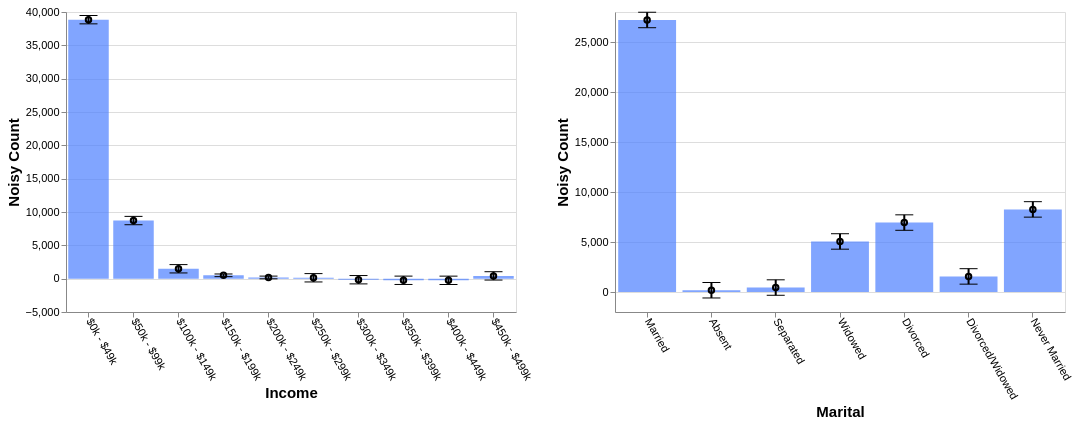

The Vega-Lite source for this figure:
### Vega-Lite specification from a JSON file in a GitHub repository (floating-point values rounded to 4 significant figures)
{"config": {"view": {"continuousWidth": 400, "continuousHeight": 300}, "axis": {"labelFontSize": 11, "titleFontSize": 15}, "axisBottom": {"labelAngle": 60}}, "hconcat": [{"layer": [{"mark": "bar", "encoding": {"color": {"value": "transparent"}, "tooltip": [{"aggregate": "sum", "field": "noisy_count", "title": "noisy count", "type": "quantitative"}, {"aggregate": "sum", "field": "error", "title": "error", "type": "quantitative"}], "x": {"field": "income", "sort": null, "title": "Income", "type": "ordinal"}}, "height": 300, "selection": {"selector575": {"type": "interval", "encodings": ["x"]}}, "transform": [{"filter": {"selection": "selector576"}}], "width": 450}, {"mark": {"type": "bar", "color": "#4C7FFF", "opacity": 0.7}, "encoding": {"x": {"field": "income", "sort": null, "title": "Income", "type": "ordinal"}, "y": {"aggregate": "sum", "field": "noisy_count", "type": "quantitative"}}, "transform": [{"filter": {"selection": "selector576"}}]}, {"mark": {"type": "tick", "color": "black", "width": 0}, "encoding": {"x": {"field": "income", "sort": null, "title": "Income", "type": "ordinal"}, "y": {"aggregate": "sum", "field": "plus_error", "type": "quantitative"}}, "transform": [{"filter": {"selection": "selector576"}}]}, {"mark": {"type": "tick", "color": "black", "width": 0}, "encoding": {"x": {"field": "income", "sort": null, "title": "Income", "type": "ordinal"}, "y": {"aggregate": "sum", "field": "minus_error", "type": "quantitative"}}, "transform": [{"filter": {"selection": "selector576"}}]}, {"mark": {"type": "point", "color": "black"}, "encoding": {"x": {"field": "income", "sort": null, "title": "Income", "type": "ordinal"}, "y": {"aggregate": "sum", "field": "noisy_count", "title": "Noisy Count", "type": "quantitative"}}, "transform": [{"filter": {"selection": "selector576"}}]}, {"mark": {"type": "rule", "size": 2}, "encoding": {"x": {"field": "income", "sort": null, "title": "Income", "type": "ordinal"}, "y": {"aggregate": "sum", "field": "plus_error", "title": "", "type": "quantitative"}, "y2": {"aggregate": "sum", "field": "minus_error", "title": ""}}, "transform": [{"filter": {"selection": "selector576"}}]}]}, {"layer": [{"mark": "bar", "encoding": {"color": {"value": "transparent"}, "tooltip": [{"aggregate": "sum", "field": "noisy_count", "title": "noisy count", "type": "quantitative"}, {"aggregate": "sum", "field": "error", "title": "error", "type": "quantitative"}], "x": {"field": "marital", "sort": null, "title": "Marital", "type": "ordinal"}}, "height": 300, "selection": {"selector576": {"type": "interval", "encodings": ["x"]}}, "transform": [{"filter": {"selection": "selector575"}}], "width": 450}, {"mark": {"type": "bar", "color": "#4C7FFF", "opacity": 0.7}, "encoding": {"x": {"field": "marital", "sort": null, "title": "Marital", "type": "ordinal"}, "y": {"aggregate": "sum", "field": "noisy_count", "type": "quantitative"}}, "transform": [{"filter": {"selection": "selector575"}}]}, {"mark": {"type": "tick", "color": "black", "width": 0}, "encoding": {"x": {"field": "marital", "sort": null, "title": "Marital", "type": "ordinal"}, "y": {"aggregate": "sum", "field": "plus_error", "type": "quantitative"}}, "transform": [{"filter": {"selection": "selector575"}}]}, {"mark": {"type": "tick", "color": "black", "width": 0}, "encoding": {"x": {"field": "marital", "sort": null, "title": "Marital", "type": "ordinal"}, "y": {"aggregate": "sum", "field": "minus_error", "type": "quantitative"}}, "transform": [{"filter": {"selection": "selector575"}}]}, {"mark": {"type": "point", "color": "black"}, "encoding": {"x": {"field": "marital", "sort": null, "title": "Marital", "type": "ordinal"}, "y": {"aggregate": "sum", "field": "noisy_count", "title": "Noisy Count", "type": "quantitative"}}, "transform": [{"filter": {"selection": "selector575"}}]}, {"mark": {"type": "rule", "size": 2}, "encoding": {"x": {"field": "marital", "sort": null, "title": "Marital", "type": "ordinal"}, "y": {"aggregate": "sum", "field": "plus_error", "title": "", "type": "quantitative"}, "y2": {"aggregate": "sum", "field": "minus_error", "title": ""}}, "transform": [{"filter": {"selection": "selector575"}}]}]}], "data": {"name": "data-724bbb1f54b10d8a7cefd90d7addc8b7"}, "$schema": "https://vega.github.io/schema/vega-lite/v4.17.0.json", "datasets": {"data-724bbb1f54b10d8a7cefd90d7addc8b7": [{"income": "$0k - $49k", "marital": "Married", "noisy_count": 18780.0, "true_count": 18730.0, "plus_error": 18870.0, "minus_error": 18690.0, "error": 89.4}, {"income": "$0k - $49k", "marital": "Absent", "noisy_count": 22.6, "true_count": 91.0, "plus_error": 112.1, "minus_error": -66.8, "error": 89.4}, {"income": "$0k - $49k", "marital": "Separated", "noisy_count": 589.5, "true_count": 622.0, "plus_error": 679.0, "minus_error": 500.1, "error": 89.4}, {"income": "$0k - $49k", "marital": "Widowed", "noisy_count": 4653.0, "true_count": 4450.0, "plus_error": 4743.0, "minus_error": 4564.0, "error": 89.4}, {"income": "$0k - $49k", "marital": "Divorced", "noisy_count": 6034.0, "true_count": 6076.0, "plus_error": 6123.0, "minus_error": 5944.0, "error": 89.4}, {"income": "$0k - $49k", "marital": "Divorced/Widowed", "noisy_count": 1254.0, "true_count": 1315.0, "plus_error": 1343.0, "minus_error": 1164.0, "error": 89.4}, {"income": "$0k - $49k", "marital": "Never Married", "noisy_count": 7514.0, "true_count": 7665.0, "plus_error": 7604.0, "minus_error": 7425.0, "error": 89.4}, {"income": "$50k - $99k", "marital": "Married", "noisy_count": 6776.0, "true_count": 6704.0, "plus_error": 6866.0, "minus_error": 6687.0, "error": 89.4}, {"income": "$50k - $99k", "marital": "Absent", "noisy_count": -12.1, "true_count": 24.0, "plus_error": 77.4, "minus_error": -101.5, "error": 89.4}, {"income": "$50k - $99k", "marital": "Separated", "noisy_count": 43.8, "true_count": 76.0, "plus_error": 133.2, "minus_error": -45.7, "error": 89.4}, {"income": "$50k - $99k", "marital": "Widowed", "noisy_count": 260.4, "true_count": 250.0, "plus_error": 349.8, "minus_error": 171.0, "error": 89.4}, {"income": "$50k - $99k", "marital": "Divorced", "noisy_count": 591.5, "true_count": 650.0, "plus_error": 680.9, "minus_error": 502.0, "error": 89.4}, {"income": "$50k - $99k", "marital": "Divorced/Widowed", "noisy_count": 155.1, "true_count": 75.0, "plus_error": 244.5, "minus_error": 65.6, "error": 89.4}, {"income": "$50k - $99k", "marital": "Never Married", "noisy_count": 902.5, "true_count": 748.0, "plus_error": 991.9, "minus_error": 813.0, "error": 89.4}, {"income": "$100k - $149k", "marital": "Married", "noisy_count": 976.2, "true_count": 937.0, "plus_error": 1066.0, "minus_error": 886.8, "error": 89.4}, {"income": "$100k - $149k", "marital": "Absent", "noisy_count": 109.4, "true_count": 2.0, "plus_error": 198.8, "minus_error": 20.0, "error": 89.4}, {"income": "$100k - $149k", "marital": "Separated", "noisy_count": -1.1, "true_count": 8.0, "plus_error": 88.3, "minus_error": -90.5, "error": 89.4}, {"income": "$100k - $149k", "marital": "Widowed", "noisy_count": 157.4, "true_count": 22.0, "plus_error": 246.8, "minus_error": 68.0, "error": 89.4}, {"income": "$100k - $149k", "marital": "Divorced", "noisy_count": 150.1, "true_count": 78.0, "plus_error": 239.5, "minus_error": 60.6, "error": 89.4}, {"income": "$100k - $149k", "marital": "Divorced/Widowed", "noisy_count": -21.8, "true_count": 7.0, "plus_error": 67.6, "minus_error": -111.3, "error": 89.4}, {"income": "$100k - $149k", "marital": "Never Married", "noisy_count": 115.2, "true_count": 95.0, "plus_error": 204.7, "minus_error": 25.8, "error": 89.4}, {"income": "$150k - $199k", "marital": "Married", "noisy_count": 518.5, "true_count": 524.0, "plus_error": 547.0, "minus_error": 490.1, "error": 28.4}, {"income": "$150k - $199k", "marital": "Absent", "noisy_count": 30.4, "true_count": 0.0, "plus_error": 58.8, "minus_error": 1.9, "error": 28.4}, {"income": "$150k - $199k", "marital": "Separated", "noisy_count": -33.2, "true_count": 4.0, "plus_error": -4.8, "minus_error": -61.7, "error": 28.4}, {"income": "$150k - $199k", "marital": "Widowed", "noisy_count": -13.6, "true_count": 7.0, "plus_error": 14.8, "minus_error": -42.0, "error": 28.4}, {"income": "$150k - $199k", "marital": "Divorced", "noisy_count": -19.2, "true_count": 27.0, "plus_error": 9.3, "minus_error": -47.6, "error": 28.4}, {"income": "$150k - $199k", "marital": "Divorced/Widowed", "noisy_count": -3.0, "true_count": 3.0, "plus_error": 25.4, "minus_error": -31.5, "error": 28.4}, {"income": "$150k - $199k", "marital": "Never Married", "noisy_count": 23.9, "true_count": 44.0, "plus_error": 52.4, "minus_error": -4.5, "error": 28.4}, {"income": "$200k - $249k", "marital": "Married", "noisy_count": 103.5, "true_count": 111.0, "plus_error": 132.7, "minus_error": 74.3, "error": 29.2}, {"income": "$200k - $249k", "marital": "Absent", "noisy_count": 49.4, "true_count": 0.0, "plus_error": 78.7, "minus_error": 20.2, "error": 29.2}, {"income": "$200k - $249k", "marital": "Separated", "noisy_count": -26.8, "true_count": 1.0, "plus_error": 2.4, "minus_error": -56.0, "error": 29.2}, {"income": "$200k - $249k", "marital": "Widowed", "noisy_count": -8.4, "true_count": 4.0, "plus_error": 20.8, "minus_error": -37.6, "error": 29.2}, {"income": "$200k - $249k", "marital": "Divorced", "noisy_count": 33.2, "true_count": 13.0, "plus_error": 62.4, "minus_error": 3.9, "error": 29.2}, {"income": "$200k - $249k", "marital": "Divorced/Widowed", "noisy_count": 58.8, "true_count": 3.0, "plus_error": 88.1, "minus_error": 29.6, "error": 29.2}, {"income": "$200k - $249k", "marital": "Never Married", "noisy_count": -29.9, "true_count": 5.0, "plus_error": -0.7, "minus_error": -59.1, "error": 29.2}, {"income": "$250k - $299k", "marital": "Married", "noisy_count": 113.8, "true_count": 41.0, "plus_error": 203.3, "minus_error": 24.4, "error": 89.4}, {"income": "$250k - $299k", "marital": "Absent", "noisy_count": 75.7, "true_count": 0.0, "plus_error": 165.1, "minus_error": -13.8, "error": 89.4}, {"income": "$250k - $299k", "marital": "Separated", "noisy_count": -108.6, "true_count": 0.0, "plus_error": -19.2, "minus_error": -198.0, "error": 89.4}, {"income": "$250k - $299k", "marital": "Widowed", "noisy_count": -47.1, "true_count": 0.0, "plus_error": 42.4, "minus_error": -136.5, "error": 89.4}, {"income": "$250k - $299k", "marital": "Divorced", "noisy_count": 36.4, "true_count": 5.0, "plus_error": 125.8, "minus_error": -53.1, "error": 89.4}, {"income": "$250k - $299k", "marital": "Divorced/Widowed", "noisy_count": 6.6, "true_count": 0.0, "plus_error": 96.1, "minus_error": -82.8, "error": 89.4}, {"income": "$250k - $299k", "marital": "Never Married", "noisy_count": 57.3, "true_count": 0.0, "plus_error": 146.8, "minus_error": -32.1, "error": 89.4}, {"income": "$300k - $349k", "marital": "Married", "noisy_count": -55.9, "true_count": 11.0, "plus_error": 33.6, "minus_error": -145.3, "error": 89.4}, {"income": "$300k - $349k", "marital": "Absent", "noisy_count": 90.2, "true_count": 0.0, "plus_error": 179.6, "minus_error": 0.7, "error": 89.4}, {"income": "$300k - $349k", "marital": "Separated", "noisy_count": -157.3, "true_count": 0.0, "plus_error": -67.8, "minus_error": -246.7, "error": 89.4}, {"income": "$300k - $349k", "marital": "Widowed", "noisy_count": 4.7, "true_count": 0.0, "plus_error": 94.1, "minus_error": -84.8, "error": 89.4}, {"income": "$300k - $349k", "marital": "Divorced", "noisy_count": 72.4, "true_count": 1.0, "plus_error": 161.8, "minus_error": -17.1, "error": 89.4}, {"income": "$300k - $349k", "marital": "Divorced/Widowed", "noisy_count": 50.5, "true_count": 0.0, "plus_error": 139.9, "minus_error": -39.0, "error": 89.4}, {"income": "$300k - $349k", "marital": "Never Married", "noisy_count": -161.8, "true_count": 0.0, "plus_error": -72.3, "minus_error": -251.2, "error": 89.4}, {"income": "$350k - $399k", "marital": "Married", "noisy_count": 72.1, "true_count": 2.0, "plus_error": 161.6, "minus_error": -17.3, "error": 89.4}, {"income": "$350k - $399k", "marital": "Absent", "noisy_count": -129.0, "true_count": 0.0, "plus_error": -39.5, "minus_error": -218.4, "error": 89.4}, {"income": "$350k - $399k", "marital": "Separated", "noisy_count": -103.1, "true_count": 0.0, "plus_error": -13.6, "minus_error": -192.5, "error": 89.4}, {"income": "$350k - $399k", "marital": "Widowed", "noisy_count": 14.2, "true_count": 0.0, "plus_error": 103.7, "minus_error": -75.2, "error": 89.4}, {"income": "$350k - $399k", "marital": "Divorced", "noisy_count": -18.0, "true_count": 0.0, "plus_error": 71.4, "minus_error": -107.5, "error": 89.4}, {"income": "$350k - $399k", "marital": "Divorced/Widowed", "noisy_count": -82.9, "true_count": 0.0, "plus_error": 6.6, "minus_error": -172.3, "error": 89.4}, {"income": "$350k - $399k", "marital": "Never Married", "noisy_count": 4.0, "true_count": 0.0, "plus_error": 93.4, "minus_error": -85.4, "error": 89.4}, {"income": "$400k - $449k", "marital": "Married", "noisy_count": -148.7, "true_count": 2.0, "plus_error": -59.2, "minus_error": -238.1, "error": 89.4}, {"income": "$400k - $449k", "marital": "Absent", "noisy_count": -22.2, "true_count": 0.0, "plus_error": 67.2, "minus_error": -111.7, "error": 89.4}, {"income": "$400k - $449k", "marital": "Separated", "noisy_count": -70.8, "true_count": 0.0, "plus_error": 18.7, "minus_error": -160.2, "error": 89.4}, {"income": "$400k - $449k", "marital": "Widowed", "noisy_count": 4.3, "true_count": 0.0, "plus_error": 93.8, "minus_error": -85.1, "error": 89.4}, {"income": "$400k - $449k", "marital": "Divorced", "noisy_count": 24.8, "true_count": 0.0, "plus_error": 114.3, "minus_error": -64.6, "error": 89.4}, {"income": "$400k - $449k", "marital": "Divorced/Widowed", "noisy_count": 58.5, "true_count": 0.0, "plus_error": 147.9, "minus_error": -31.0, "error": 89.4}, {"income": "$400k - $449k", "marital": "Never Married", "noisy_count": -92.0, "true_count": 0.0, "plus_error": -2.6, "minus_error": -181.5, "error": 89.4}, {"income": "$450k - $499k", "marital": "Married", "noisy_count": 64.7, "true_count": 1.0, "plus_error": 154.1, "minus_error": -24.7, "error": 89.4}, {"income": "$450k - $499k", "marital": "Absent", "noisy_count": -37.9, "true_count": 0.0, "plus_error": 51.6, "minus_error": -127.3, "error": 89.4}, {"income": "$450k - $499k", "marital": "Separated", "noisy_count": 313.1, "true_count": 0.0, "plus_error": 402.5, "minus_error": 223.6, "error": 89.4}, {"income": "$450k - $499k", "marital": "Widowed", "noisy_count": 29.5, "true_count": 0.0, "plus_error": 119.0, "minus_error": -59.9, "error": 89.4}, {"income": "$450k - $499k", "marital": "Divorced", "noisy_count": 39.1, "true_count": 0.0, "plus_error": 128.6, "minus_error": -50.3, "error": 89.4}, {"income": "$450k - $499k", "marital": "Divorced/Widowed", "noisy_count": 83.0, "true_count": 0.0, "plus_error": 172.4, "minus_error": -6.5, "error": 89.4}, {"income": "$450k - $499k", "marital": "Never Married", "noisy_count": -73.9, "true_count": 0.0, "plus_error": 15.5, "minus_error": -163.4, "error": 89.4}]}}
